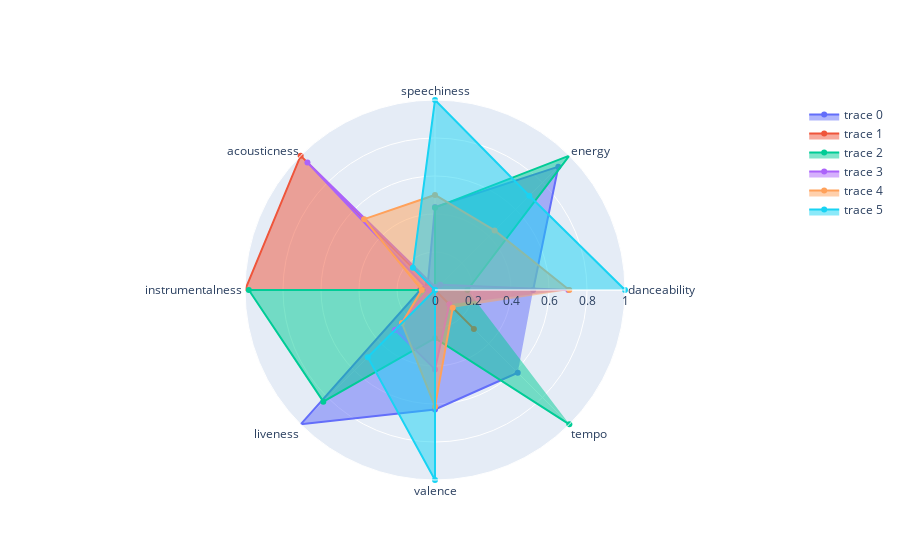

Notebook cell for this chart:
### Code cell
cluster_mean = clustering_df2.groupby(['Cluster']).mean()

x = cluster_mean.values #returns a numpy array
min_max_scaler = MinMaxScaler()
x_scaled = min_max_scaler.fit_transform(x)
cluster_mean = pd.DataFrame(x_scaled)

categories = ['danceability','energy','speechiness','acousticness', 'instrumentalness','liveness','valence','tempo']

fig = go.Figure()

for index, row in cluster_mean.iterrows():
    fig.add_trace(go.Scatterpolar(
      r=row,
      theta=categories,
      fill='toself',
    ))

fig.update_layout(
  polar=dict(
    radialaxis=dict(
      visible=True,
      range=[0, 1]
    )),
  showlegend=True
)

fig.show()

### Figure 1 — Plotly figure (JSON) as saved in the notebook; plotly's stock layout.template omitted (floating-point values rounded to 4 significant figures)
{"data": [{"fill": "toself", "r": [0.5166, 0.918, 0.4372, 0.0531, 0.07774, 1.0, 0.6288, 0.6157], "theta": ["danceability", "energy", "speechiness", "acousticness", "instrumentalness", "liveness", "valence", "tempo"], "type": "scatterpolar"}, {"fill": "toself", "r": [0, 0, 0, 1.0, 1.0, 0, 0, 0.2895], "theta": ["danceability", "energy", "speechiness", "acousticness", "instrumentalness", "liveness", "valence", "tempo"], "type": "scatterpolar"}, {"fill": "toself", "r": [0.1708, 1.0, 0.4335, 0, 0.98, 0.8312, 0.2539, 1], "theta": ["danceability", "energy", "speechiness", "acousticness", "instrumentalness", "liveness", "valence", "tempo"], "type": "scatterpolar"}, {"fill": "toself", "r": [0.702, 0.03986, 0.01577, 0.9493, 0.03528, 0.2968, 0.4179, 0.1063], "theta": ["danceability", "energy", "speechiness", "acousticness", "instrumentalness", "liveness", "valence", "tempo"], "type": "scatterpolar"}, {"fill": "toself", "r": [0.7067, 0.4438, 0.5001, 0.5272, 0.0698, 0.2462, 0.614, 0.1321], "theta": ["danceability", "energy", "speechiness", "acousticness", "instrumentalness", "liveness", "valence", "tempo"], "type": "scatterpolar"}, {"fill": "toself", "r": [1, 0.7022, 1.0, 0.1647, 0, 0.5002, 1.0, 0], "theta": ["danceability", "energy", "speechiness", "acousticness", "instrumentalness", "liveness", "valence", "tempo"], "type": "scatterpolar"}], "layout": {"polar": {"radialaxis": {"range": [0, 1], "visible": true}}, "showlegend": true}}
